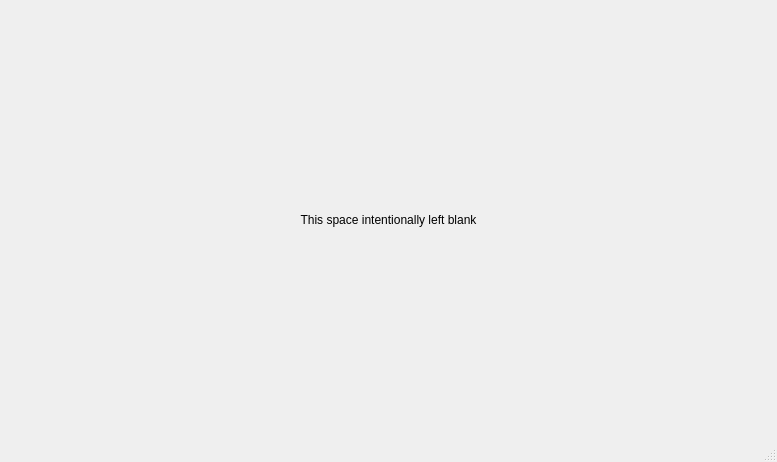
<?xml version="1.0" encoding="UTF-8"?>
<ui version="4.0">
 <class>demo_window</class>
 <widget class="QMainWindow" name="MainWindow">
  <property name="geometry">
   <rect>
    <x>0</x>
    <y>0</y>
    <width>777</width>
    <height>462</height>
   </rect>
  </property>
  <property name="windowTitle">
   <string>Demo</string>
  </property>
  <widget class="QWidget" name="centralwidget">
   <layout class="QHBoxLayout" name="horizontalLayout">
    <item>
     <widget class="QLabel" name="label">
      <property name="text">
       <string>This space intentionally left blank</string>
      </property>
      <property name="alignment">
       <set>Qt::AlignCenter</set>
      </property>
     </widget>
    </item>
   </layout>
  </widget>
  <widget class="QMenuBar" name="menubar">
   <property name="geometry">
    <rect>
     <x>0</x>
     <y>0</y>
     <width>777</width>
     <height>21</height>
    </rect>
   </property>
  </widget>
  <widget class="QStatusBar" name="statusbar"/>
 </widget>
 <resources/>
 <connections/>
</ui>
